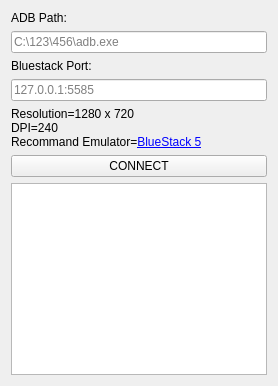
      <widget class="QWidget" name="tab_ConnectionSetting">
       <property name="sizePolicy">
        <sizepolicy hsizetype="Fixed" vsizetype="Preferred">
         <horstretch>0</horstretch>
         <verstretch>0</verstretch>
        </sizepolicy>
       </property>
       <attribute name="title">
        <string>连接设备</string>
       </attribute>
       <layout class="QVBoxLayout" name="verticalLayout_5">
        <item>
         <widget class="QLabel" name="label_2">
          <property name="sizePolicy">
           <sizepolicy hsizetype="Preferred" vsizetype="Fixed">
            <horstretch>0</horstretch>
            <verstretch>0</verstretch>
           </sizepolicy>
          </property>
          <property name="text">
           <string>ADB Path:</string>
          </property>
         </widget>
        </item>
        <item>
         <widget class="QLineEdit" name="connection_input_adb">
          <property name="text">
           <string/>
          </property>
          <property name="placeholderText">
           <string>C:\123\456\adb.exe</string>
          </property>
         </widget>
        </item>
        <item>
         <widget class="QLabel" name="label_13">
          <property name="enabled">
           <bool>true</bool>
          </property>
          <property name="sizePolicy">
           <sizepolicy hsizetype="Preferred" vsizetype="Fixed">
            <horstretch>0</horstretch>
            <verstretch>0</verstretch>
           </sizepolicy>
          </property>
          <property name="text">
           <string>Bluestack Port:</string>
          </property>
         </widget>
        </item>
        <item>
         <widget class="QLineEdit" name="connection_input_port">
          <property name="text">
           <string/>
          </property>
          <property name="placeholderText">
           <string>127.0.0.1:5585</string>
          </property>
         </widget>
        </item>
        <item>
         <widget class="QLabel" name="label_17">
          <property name="sizePolicy">
           <sizepolicy hsizetype="Preferred" vsizetype="Fixed">
            <horstretch>0</horstretch>
            <verstretch>0</verstretch>
           </sizepolicy>
          </property>
          <property name="text">
           <string>&lt;html&gt;&lt;head/&gt;&lt;body&gt;&lt;p&gt;Resolution=1280 x 720&lt;br/&gt;DPI=240&lt;br/&gt;Recommand Emulator=&lt;a href=&quot;https://cloud.bluestacks.com/api/getdownloadnow?platform=win&amp;amp;win_version=10&amp;amp;mac_version=&amp;amp;client_uuid=18acae9d-f267-4a00-9df1-61921b892314&amp;amp;app_pkg=&amp;amp;platform_cloud=%257B%2522description%2522%253A%2522Chrome%2520122.0.0.0%2520on%2520Windows%252010%252064-bit%2522%252C%2522layout%2522%253A%2522Blink%2522%252C%2522manufacturer%2522%253Anull%252C%2522name%2522%253A%2522Chrome%2522%252C%2522prerelease%2522%253Anull%252C%2522product%2522%253Anull%252C%2522ua%2522%253A%2522Mozilla%252F5.0%2520(Windows%2520NT%252010.0%253B%2520Win64%253B%2520x64)%2520AppleWebKit%252F537.36%2520(KHTML%252C%2520like%2520Gecko)%2520Chrome%252F122.0.0.0%2520Safari%252F537.36%2522%252C%2522version%2522%253A%2522122.0.0.0%2522%252C%2522os%2522%253A%257B%2522architecture%2522%253A64%252C%2522family%2522%253A%2522Windows%2522%252C%2522version%2522%253A%252210%2522%257D%257D&amp;amp;preferred_lang=en&amp;amp;utm_source=&amp;amp;utm_medium=&amp;amp;gaCookie=&amp;amp;gclid=&amp;amp;clickid=&amp;amp;msclkid=&amp;amp;affiliateId=&amp;amp;offerId=&amp;amp;transaction_id=&amp;amp;aff_sub=&amp;amp;first_landing_page=&amp;amp;referrer=&amp;amp;download_page_referrer=https%3A%2F%2Fwww.bluestacks.com%2Fbluestacks-5.html&amp;amp;utm_campaign=bluestacks5-en&amp;amp;user_id=&amp;amp;exit_utm_campaign=bluestacks5-en&amp;amp;incompatible=false&amp;amp;bluestacks_version=bs5&amp;amp;device_memory=8&amp;amp;device_cpu_cores=12&quot;&gt;&lt;span style=&quot; text-decoration: underline; color:#0000ff;&quot;&gt;BlueStack 5&lt;/span&gt;&lt;/a&gt;&lt;/p&gt;&lt;/body&gt;&lt;/html&gt;</string>
          </property>
         </widget>
        </item>
        <item>
         <widget class="QPushButton" name="connection_button_connect">
          <property name="sizePolicy">
           <sizepolicy hsizetype="Minimum" vsizetype="Fixed">
            <horstretch>0</horstretch>
            <verstretch>0</verstretch>
           </sizepolicy>
          </property>
          <property name="text">
           <string>CONNECT</string>
          </property>
         </widget>
        </item>
        <item>
         <widget class="QPlainTextEdit" name="connection_log"/>
        </item>
       </layout>
      </widget>
